Frame 1 (no input): blank canvas, image omitted
Frame 60 (no input): blank canvas, image omitted
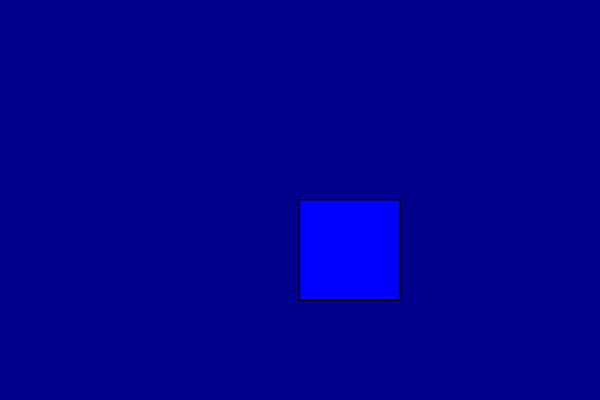
Frame 120 (the mouse pressed at the canvas centre since frame 60)

The p5.js sketch whose frames 1 and 60 were blank and that drew this single picture after the mouse press (run headless with seeded random() and noise() and a simulated clock; from frame 60 on, the mouse is pressed at the canvas centre):

// p5.js sketch
// ── sketch.js
function setup() {
  createCanvas(600, 400);
background("darkblue");
}
  function draw(){
  stroke("black")
  fill("blue")
  
  if(mouseIsPressed){
  rect(mouseX,mouseY,100,100);
}
  }
